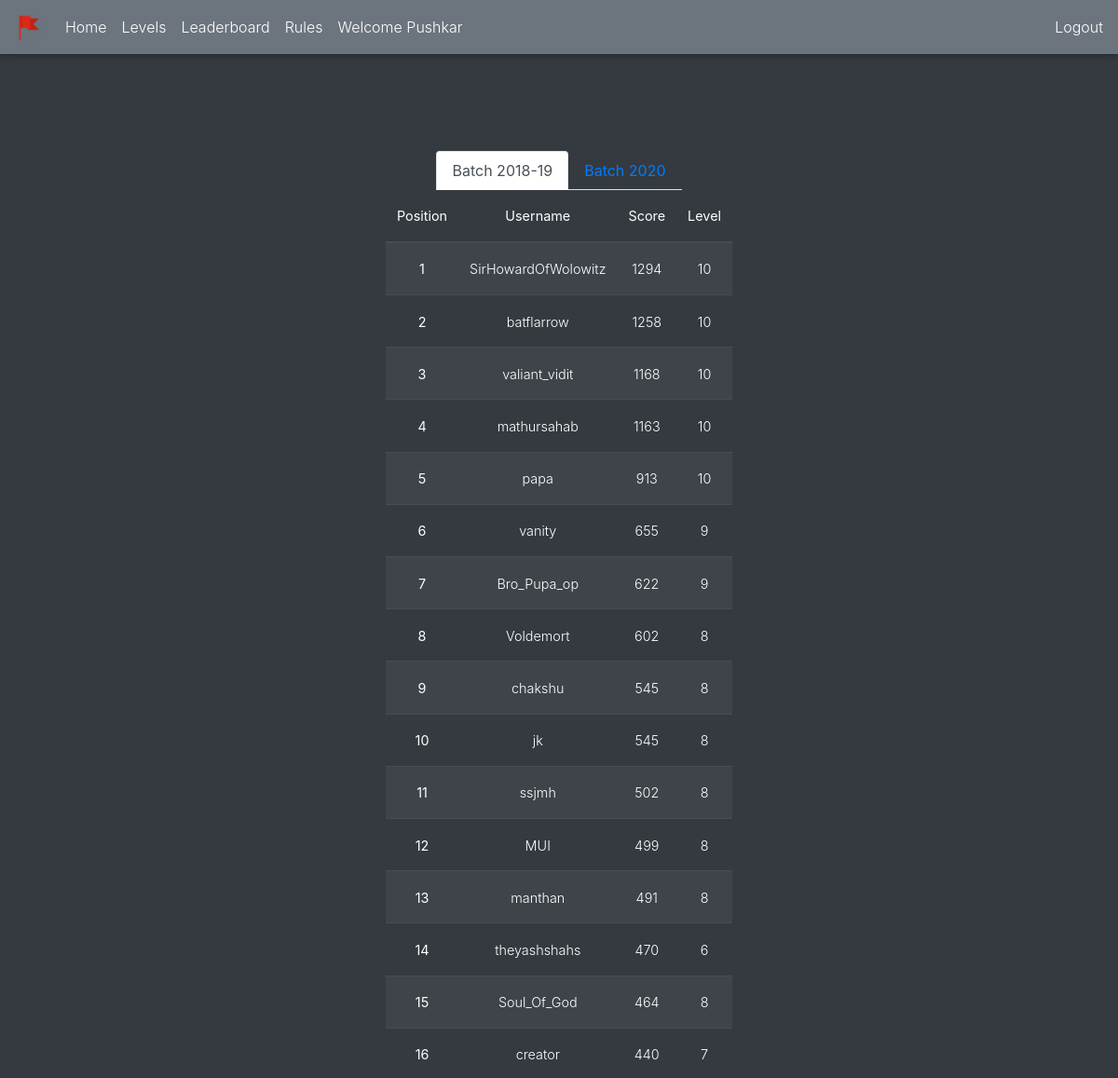
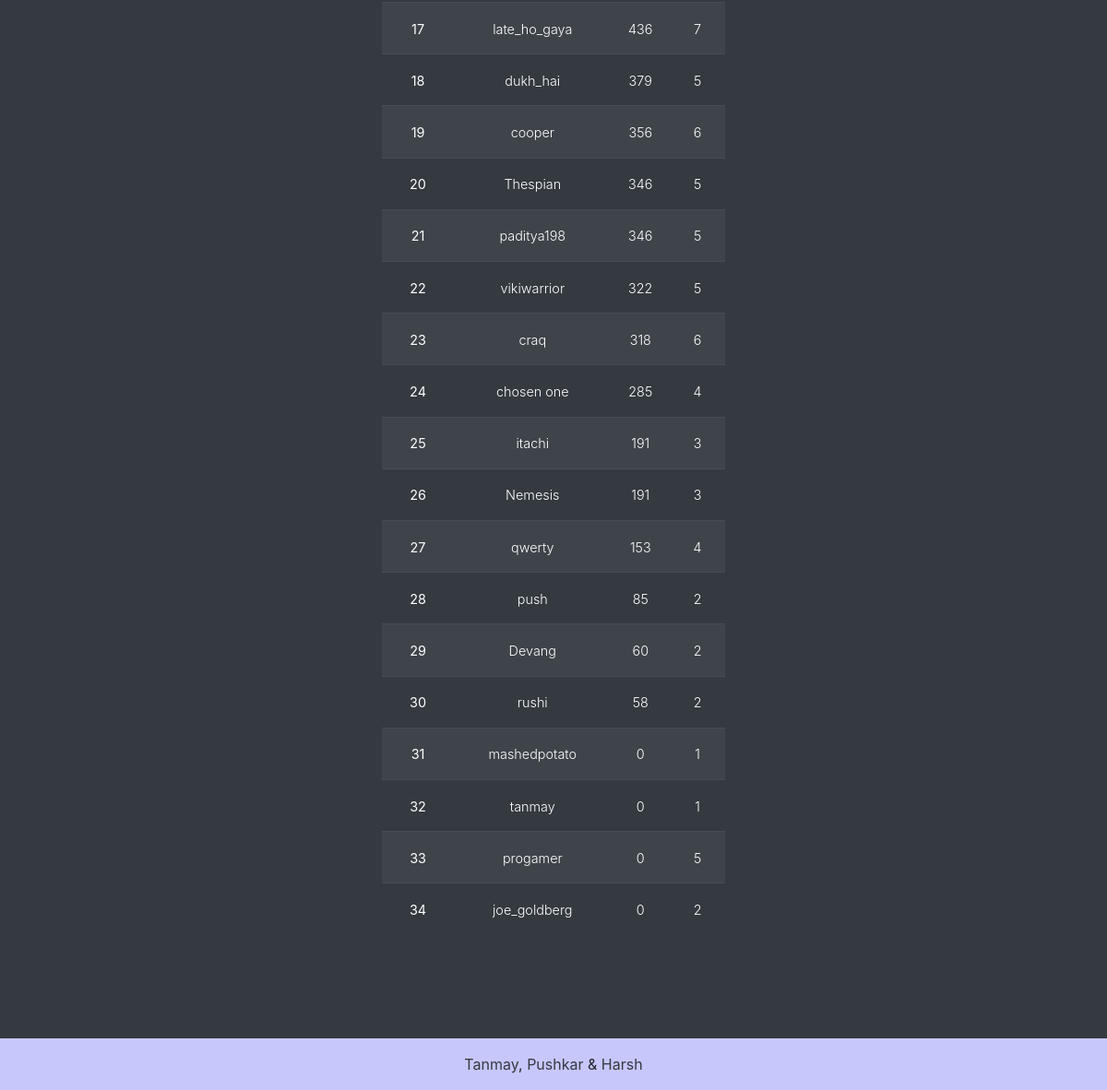
Page /board (signed in) on the committed database (2 pictures, top to bottom).
### api/models.py (models this page shows, shortened)
class Student(models.Model):
    user = models.OneToOneField(User, on_delete=models.CASCADE)
    roll_number = models.IntegerField(unique=True)
    code = models.CharField(max_length=100, null = True, blank=True)
    time_stamp = models.DateTimeField(auto_now_add=True, null=True, blank=True)
    position=models.IntegerField(null=True, blank=True, default=-1)
    score = models.IntegerField(default=0)
    current_level = models.ForeignKey(Level, on_delete=models.CASCADE)
    finish = models.IntegerField(default=0)
    first_year = models.BooleanField(default=False)
    attempts = models.IntegerField(default=0)
    attempt_time_stamp = models.DateTimeField(null=True, blank=True)
    banned = models.IntegerField(default=1)

class Level(models.Model):
    level_id = models.CharField(max_length = 200, primary_key=True)
    level_number = models.IntegerField(unique=True)
    answer = models.CharField(max_length=256, blank=True, null=True)
    question = models.TextField(blank=True, null=True)
    link = models.URLField(blank=True, null=True)
    score = models.IntegerField()
    timestamp = models.DateTimeField(auto_now_add=True)
    decay = models.FloatField(null=True, default=0.05)

### api/views.py (the view)
# urls.py: path('board', LeaderboardView.as_view(), name="board"),
class LeaderboardView(TemplateView):
    template_name="api/leaderboard.html"
    def get_context_data(self, **kwargs):
        context = super(LeaderboardView, self).get_context_data(**kwargs)
        seniors = list(Student.objects.filter(first_year=False).order_by('-score', 'time_stamp'))
        juniors = list(Student.objects.filter(first_year=True).order_by('-score', 'time_stamp'))
        for i in range(len(seniors)):
            seniors[i].position=i+1
        for i in range(len(juniors)):
            juniors[i].position=i+1
        context['seniors']=seniors
        context['juniors']=juniors
        return context

### api/templates/api/leaderboard.html (shortened to what this page needs)
{% extends "api/base.html" %}
{% load static %}
{% block main %}
    <header class="masthead bg-dark text-white text-center" style="width:100%; min-height:82vh">
        <div class="container d-flex align-items-center flex-column">
            <ul class="nav nav-tabs" role="tablist" id="member-list">
                <li class="nav-item">
                    <a class="nav-link active" data-toggle="tab" href="#seniors" role="tab">Batch 2018-19</a>
                </li>
                <li class="nav-item">
                    <a class="nav-link" data-toggle="tab" href="#juniors" role="tab">Batch 2020</a>
                </li>
            </ul>
            <div class="tab-content">
                <div class="tab-pane active" id="seniors" role="tabpanel">
                    <table class="table table-striped table-dark">
                      <thead>
                        <tr>
                          <th scope="col">Position</th>
                          <th scope="col">Username</th>
                          <th scope="col">Score</th>
                          <th scope="col">Level</th>
                        </tr>
                      </thead>
                      <tbody>
                          {% for student in seniors %}
                          {% if student.position != -1 %}
                          <tr>
                            <th scope="row">{{student.position}}</th>
                            <td>{{student.user.username}}</td>
                            <td>{{student.score}}</td>
                            <td>{{student.current_level.level_number}}</td>
                          </tr>
                          {% endif %}
                          {% endfor %}
                      </tbody>
                    </table>
                </div>
            </div>
        </div>
    </header>
{% endblock %}

### api/templates/api/base.html (shortened to what this page needs)
{% load static %}
<!DOCTYPE html>
<html lang="en">
    <head>
        <link href={% static "css/styles.css" %} rel="stylesheet" />
        <link rel="stylesheet" href="https://use.fontawesome.com/releases/v5.11.2/css/all.css">
        <link rel="stylesheet" href={% static "css/mdb.min.css" %}>
        <link rel="stylesheet" href={% static "css/master.css" %}>
        <link rel="stylesheet" href="https://stackpath.bootstrapcdn.com/bootstrap/4.4.1/css/bootstrap.min.css">
    </head>
    <body id="page-top">
        <nav class="navbar navbar-expand-lg  navbar-dark text-white bg-secondary">
            <a class="navbar-brand" href="#">
              <img
                src={% static "images/logo.png" %}
                height="30"
                alt=""
                loading="lazy"
              />
            </a>
            <div class="collapse navbar-collapse fixed top" id="navbarSupportedContent">
                <ul class="navbar-nav mr-auto">
                    <li class="nav-item" >
                        <a class="nav-link" href={% url 'home' %}>Home</a>
                    </li>
                    <li class="nav-item">
                        <a class="nav-link " href={% url 'level' %}>Levels</a>
                    </li>
                    <li class="nav-item">
                        <a class="nav-link " href={% url 'board' %}>Leaderboard</a>
                    </li>
                    <li class="nav-item">
                        <a class="nav-link " href={% url 'rules' %}>Rules</a>
                    </li>
                    {% if request.user.is_authenticated %}
                    <li class="nav-item">
                        <a class="nav-link" href="#" onclick="return false;">Welcome {{request.user.first_name}}</a>
                    </li>
                    {% endif %}
                </ul>
                {% if request.user.is_authenticated %}
                    <span class="navbar-text dark"><a href="{% url 'logout' %}?next=/">Logout</a></span>
                {% else %}
                    <span class="navbar-text dark"><a href="{% url 'login' %}">Login</a></span>
                {% endif %}
            </div>
        </nav>
        <main>
            {% block main %}
            {% endblock %}
        </main>
        <footer class="bg-light text-center text-lg-start">
          <div class="text-center p-3" style="background-color: rgba(0, 0, 255, 0.2)">
            <a class="text-dark" href="https://makingcomputerssmart.com/" target="_blank">Tanmay</a>, <a class="text-dark" href="https://www.linkedin.com/in/thepushkarp/" target="_blank">Pushkar</a> & <a class="text-dark" target="_blank" href="https://www.linkedin.com/in/harsh-kakani-3127a916a/">Harsh</a>
          </div>
        </footer>
</html>

### static/css/master.css (style rules this page uses)
body { background-color:#e9ecef; overflow-y: scroll; overflow-x: hidden; }

### rows in the picture
Student: position "1", user.username "SirHowardOfWolowitz", score "1294", current_level.level_number "10"
Student: position "2", user.username "batflarrow", score "1258", current_level.level_number "10"
Student: position "3", user.username "valiant_vidit", score "1168", current_level.level_number "10"
Student: position "4", user.username "mathursahab", score "1163", current_level.level_number "10"
Student: position "5", user.username "papa", score "913", current_level.level_number "10"
Student: position "6", user.username "vanity", score "655", current_level.level_number "9"
Student: position "7", user.username "Bro_Pupa_op", score "622", current_level.level_number "9"
Student: position "8", user.username "Voldemort", score "602", current_level.level_number "8"
Student: position "9", user.username "chakshu", score "545", current_level.level_number "8"
Student: position "10", user.username "jk", score "545", current_level.level_number "8"
Student: position "11", user.username "ssjmh", score "502", current_level.level_number "8"
Student: position "12", user.username "MUI", score "499", current_level.level_number "8"
Student: position "13", user.username "manthan", score "491", current_level.level_number "8"
Student: position "14", user.username "theyashshahs", score "470", current_level.level_number "6"
Student: position "15", user.username "Soul_Of_God", score "464", current_level.level_number "8"
Student: position "16", user.username "creator", score "440", current_level.level_number "7"
Student: position "17", user.username "late_ho_gaya", score "436", current_level.level_number "7"
Student: position "18", user.username "dukh_hai", score "379", current_level.level_number "5"
Student: position "19", user.username "cooper", score "356", current_level.level_number "6"
Student: position "20", user.username "Thespian", score "346", current_level.level_number "5"
Student: position "21", user.username "paditya198", score "346", current_level.level_number "5"
Student: position "22", user.username "vikiwarrior", score "322", current_level.level_number "5"
Student: position "23", user.username "craq", score "318", current_level.level_number "6"
Student: position "24", user.username "chosen one", score "285", current_level.level_number "4"
Student: position "25", user.username "itachi", score "191", current_level.level_number "3"
Student: position "26", user.username "Nemesis", score "191", current_level.level_number "3"
Student: position "27", user.username "qwerty", score "153", current_level.level_number "4"
Student: position "28", user.username "push", score "85", current_level.level_number "2"
Student: position "29", user.username "Devang", score "60", current_level.level_number "2"
Student: position "30", user.username "rushi", score "58", current_level.level_number "2"
Student: position "31", user.username "mashedpotato", score "0", current_level.level_number "1"
Student: position "32", user.username "tanmay", score "0", current_level.level_number "1"
Student: position "33", user.username "progamer", score "0", current_level.level_number "5"
Student: position "34", user.username "joe_goldberg", score "0", current_level.level_number "2"

### other values in the picture
{{ request.user.first_name }} "Pushkar"
